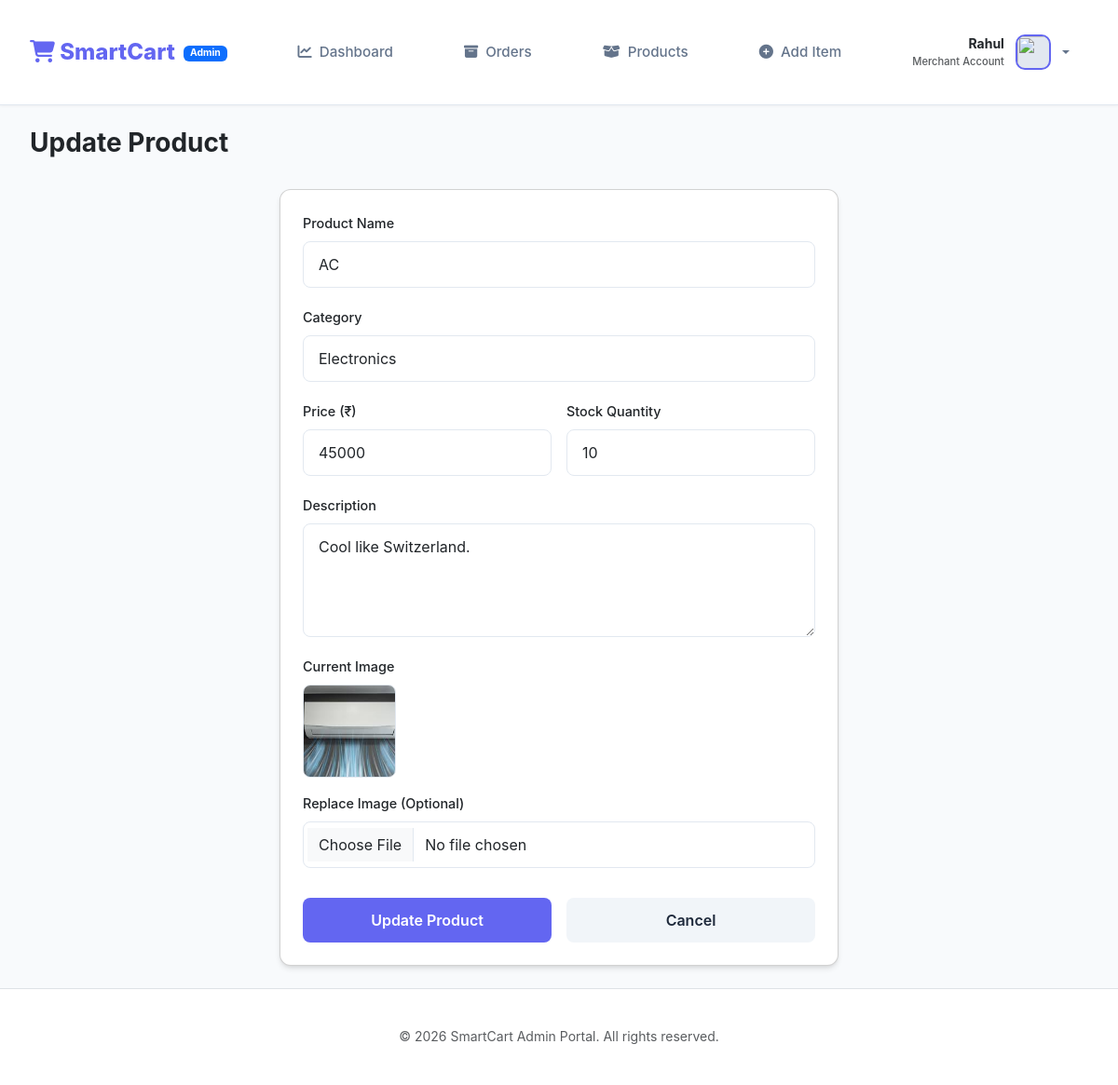
/admin/update-product/2 (signed in), run on the app's committed database.
### tables this page shows
CREATE TABLE products (
        product_id INTEGER PRIMARY KEY AUTOINCREMENT,
        admin_id INTEGER,
        name TEXT NOT NULL,
        description TEXT,
        price DECIMAL(10, 2) NOT NULL,
        stock INTEGER DEFAULT 0,
        category TEXT,
        image TEXT,
        created_at TIMESTAMP DEFAULT CURRENT_TIMESTAMP,
        FOREIGN KEY (admin_id) REFERENCES admin(admin_id) ON DELETE SET NULL
    );

### app.py (the view, shortened to what this page needs)
@app.route('/admin/update-product/<int:product_id>', methods=['GET', 'POST'])
def update_item(product_id):
    if 'admin_id' not in session:
        return redirect(url_for('admin_login'))
    conn = get_db_connection()
    cursor = conn.cursor()
    cursor.execute("SELECT * FROM products WHERE product_id = ?", (product_id,))
    product = cursor.fetchone()
    cursor.close()
    conn.close()
    return render_template('admin/update_item.html', product=product)

### app.py (called while the page is built)
def get_db_connection():
    try:
        conn = sqlite3.connect(app.config['DATABASE_PATH'], detect_types=sqlite3.PARSE_DECLTYPES)
        conn.row_factory = sqlite3.Row
        conn.execute("PRAGMA foreign_keys = ON")
        return conn
    except sqlite3.Error as err:
        print(f"Error: {err}")
        return None

### templates/admin/update_item.html (shortened to what this page needs)
{% extends "admin/base.html" %}
{% block header %}Update Product{% endblock %}
{% block content %}
<div class="card" style="max-width: 600px; margin: 0 auto;">
    <form action="{{ url_for('update_item', product_id=product.product_id) }}" method="POST"
        enctype="multipart/form-data">
        <div class="form-group">
            <label for="name">Product Name</label>
            <input type="text" id="name" name="name" class="form-control" value="{{ product.name }}" required>
        </div>
        <div class="form-group">
            <label for="category">Category</label>
            <select id="category" name="category" class="form-control" required>
                <option value="Electronics" {% if product.category=='Electronics' %}selected{% endif %}>Electronics
                </option>
            </select>
        </div>
        <div style="display: grid; grid-template-columns: 1fr 1fr; gap: 1rem;">
            <div class="form-group">
                <label for="price">Price (₹)</label>
                <input type="number" id="price" name="price" class="form-control" step="0.01"
                    value="{{ product.price }}" required>
            </div>
            <div class="form-group">
                <label for="stock">Stock Quantity</label>
                <input type="number" id="stock" name="stock" class="form-control" value="{{ product.stock }}" required>
            </div>
        </div>
        <div class="form-group">
            <label for="description">Description</label>
            <textarea id="description" name="description" class="form-control"
                rows="4">{{ product.description }}</textarea>
        </div>
        <div class="form-group">
            <label>Current Image</label>
            <div style="margin-bottom: 1rem;">
                <img src="{{ url_for('static', filename='uploads/product_images/' + product.image if product.image else 'default_product.png') }}"
                    style="width: 100px; height: 100px; border-radius: 8px; object-fit: cover; border: 1px solid #e2e8f0;">
            </div>
            <label for="image">Replace Image (Optional)</label>
            <input type="file" id="image" name="image" class="form-control" accept="image/*">
        </div>
        <div style="display: flex; gap: 1rem; margin-top: 2rem;">
            <button type="submit" class="btn btn-primary">Update Product</button>
            <a href="{{ url_for('item_list') }}" class="btn"
                style="background: #f1f5f9; color: var(--text-primary); width: 100%;">Cancel</a>
        </div>
    </form>
</div>
{% endblock %}

### static/css/style.css (style rules this page uses)
:root { --primary-color: #4f46e5; --primary-hover: #4338ca; --secondary-color: #f8fafc; --accent-color: #06b6d4; --text-primary: #1e293b; --text-secondary: #64748b; --bg-main: #f1f5f9; --card-bg: #ffffff; --success: #10b981; --danger: #ef4444; --warning: #f59e0b; --shadow: 0 4px 6px -1px rgb(0 0 0 / 0.1), 0 2px 4px -2px rgb(0 0 0 / 0.1); --shadow-lg: 0 10px 15px -3px rgb(0 0 0 / 0.1), 0 4px 6px -4px rgb(0 0 0 / 0.1); --radius: 12px; }
* { margin: 0; padding: 0; box-sizing: border-box; font-family: 'Inter', -apple-system, sans-serif; }
body { background-color: var(--bg-main); color: var(--text-primary); line-height: 1.6; }
.form-group { margin-bottom: 1.25rem; }
.form-group label { display: block; margin-bottom: 0.5rem; font-weight: 500; font-size: 0.9rem; }
.form-control { width: 100%; padding: 0.75rem 1rem; border: 1px solid #e2e8f0; border-radius: 8px; outline: none; transition: border-color 0.2s; }
.btn { display: inline-block; padding: 0.75rem 1.5rem; border-radius: 8px; font-weight: 600; text-decoration: none; cursor: pointer; transition: all 0.2s; border: none; text-align: center; }
.btn-primary { background-color: var(--primary-color); color: white; width: 100%; }
.card { background: white; border-radius: var(--radius); padding: 1.5rem; box-shadow: var(--shadow); }

### templates/admin/base.html (style rules this page uses)
:root { --primary-color: #6366f1; --secondary-color: #4f46e5; --bg-light: #f8fafc; --text-primary: #1e293b; --text-secondary: #64748b; }
body { font-family: 'Inter', sans-serif; background-color: var(--bg-light); color: var(--text-primary); }

### data on the page
products: name "AC", category "Electronics", price "45000", stock "10", description "Cool like Switzerland.", image (picture)

### other printed values
{{ session.get('admin_name', 'Admin') }} "Rahul"
